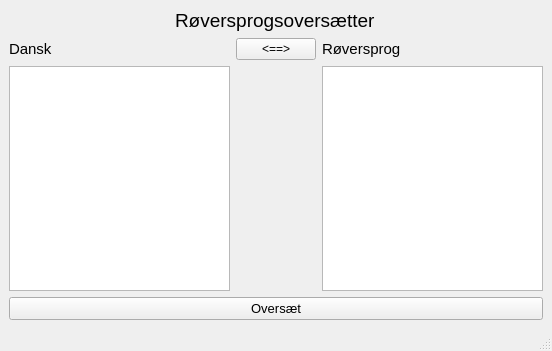
<?xml version="1.0" encoding="UTF-8"?>
<ui version="4.0">
 <class>MainWindow</class>
 <widget class="QMainWindow" name="MainWindow">
  <property name="geometry">
   <rect>
    <x>0</x>
    <y>0</y>
    <width>552</width>
    <height>351</height>
   </rect>
  </property>
  <property name="windowTitle">
   <string>Røversprogsoversætter</string>
  </property>
  <widget class="QWidget" name="centralwidget">
   <layout class="QGridLayout" name="gridLayout">
    <item row="1" column="4">
     <widget class="QLabel" name="roeversprog_label">
      <property name="font">
       <font>
        <pointsize>11</pointsize>
       </font>
      </property>
      <property name="text">
       <string>Røversprog</string>
      </property>
     </widget>
    </item>
    <item row="7" column="2" colspan="3">
     <widget class="QPushButton" name="oversaet_knap">
      <property name="font">
       <font>
        <pointsize>10</pointsize>
       </font>
      </property>
      <property name="text">
       <string>Oversæt</string>
      </property>
     </widget>
    </item>
    <item row="2" column="0">
     <layout class="QHBoxLayout" name="horizontalLayout_2"/>
    </item>
    <item row="0" column="2" colspan="3" alignment="Qt::AlignmentFlag::AlignHCenter">
     <widget class="QLabel" name="titel_label">
      <property name="enabled">
       <bool>true</bool>
      </property>
      <property name="minimumSize">
       <size>
        <width>0</width>
        <height>0</height>
       </size>
      </property>
      <property name="sizeIncrement">
       <size>
        <width>0</width>
        <height>0</height>
       </size>
      </property>
      <property name="baseSize">
       <size>
        <width>0</width>
        <height>0</height>
       </size>
      </property>
      <property name="font">
       <font>
        <pointsize>14</pointsize>
        <bold>false</bold>
       </font>
      </property>
      <property name="text">
       <string>Røversprogsoversætter</string>
      </property>
     </widget>
    </item>
    <item row="1" column="2">
     <widget class="QLabel" name="dansk_label">
      <property name="font">
       <font>
        <pointsize>11</pointsize>
       </font>
      </property>
      <property name="text">
       <string>Dansk</string>
      </property>
     </widget>
    </item>
    <item row="2" column="3">
     <spacer name="horizontalSpacer">
      <property name="orientation">
       <enum>Qt::Orientation::Horizontal</enum>
      </property>
      <property name="sizeHint" stdset="0">
       <size>
        <width>50</width>
        <height>20</height>
       </size>
      </property>
     </spacer>
    </item>
    <item row="1" column="3">
     <widget class="QPushButton" name="skift_knap">
      <property name="text">
       <string>&lt;==&gt;</string>
      </property>
     </widget>
    </item>
    <item row="2" column="2">
     <widget class="QPlainTextEdit" name="input_text"/>
    </item>
    <item row="2" column="4">
     <widget class="QPlainTextEdit" name="output_text">
      <property name="readOnly">
       <bool>true</bool>
      </property>
     </widget>
    </item>
   </layout>
  </widget>
  <widget class="QMenuBar" name="menubar">
   <property name="geometry">
    <rect>
     <x>0</x>
     <y>0</y>
     <width>552</width>
     <height>33</height>
    </rect>
   </property>
  </widget>
  <widget class="QStatusBar" name="statusbar"/>
 </widget>
 <resources/>
 <connections/>
</ui>
